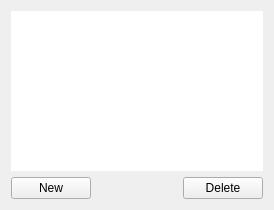
<?xml version="1.0" encoding="UTF-8"?>
<ui version="4.0">
 <class>ProjectSection</class>
 <widget class="QWidget" name="ProjectSection">
  <property name="geometry">
   <rect>
    <x>0</x>
    <y>0</y>
    <width>274</width>
    <height>210</height>
   </rect>
  </property>
  <property name="windowTitle">
   <string>ProjectSection</string>
  </property>
  <layout class="QVBoxLayout" name="verticalLayout">
   <item>
    <widget class="ProjectTableView" name="projectTableView">
     <property name="styleSheet">
      <string notr="true">QTableView { border: none; }</string>
     </property>
     <property name="alternatingRowColors">
      <bool>true</bool>
     </property>
     <property name="selectionMode">
      <enum>QAbstractItemView::SingleSelection</enum>
     </property>
     <property name="selectionBehavior">
      <enum>QAbstractItemView::SelectRows</enum>
     </property>
     <property name="showGrid">
      <bool>false</bool>
     </property>
     <property name="sortingEnabled">
      <bool>true</bool>
     </property>
    </widget>
   </item>
   <item>
    <layout class="QHBoxLayout" name="footerLayout">
     <item>
      <widget class="QPushButton" name="newBtn">
       <property name="text">
        <string>New</string>
       </property>
      </widget>
     </item>
     <item>
      <spacer name="footerSpacer">
       <property name="orientation">
        <enum>Qt::Horizontal</enum>
       </property>
       <property name="sizeHint" stdset="0">
        <size>
         <width>40</width>
         <height>20</height>
        </size>
       </property>
      </spacer>
     </item>
     <item>
      <widget class="QPushButton" name="deleteBtn">
       <property name="text">
        <string>Delete</string>
       </property>
      </widget>
     </item>
    </layout>
   </item>
  </layout>
 </widget>
 <customwidgets>
  <customwidget>
   <class>ProjectTableView</class>
   <extends>QTableView</extends>
   <header>gui/projecttableview.h</header>
   <container>1</container>
  </customwidget>
 </customwidgets>
 <resources/>
 <connections/>
</ui>
